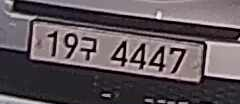
#> input picture data/bestshots/plate/ch01_plate_obj2447_20260716_041257_167.jpg, 240 x 104 px
$ python -i plate_background.py   (imports and definitions only)
#> lines starting #> are read from the running program, lines starting #| are printed output that depends on the picture; after the words box and inside, x2 and y2 are one past the last pixel; in counts of white or black regions, pixels touching at a corner belong together
#> further down, picture is the input picture: shape (104, 240, 3); mean B, G, R 90.4, 85.4, 95.5
from __future__ import annotations

from typing import Dict

import cv2
import numpy as np


def _blue_hsv_mask(hsv: np.ndarray) -> np.ndarray:
    lower = np.array([90, 35, 40], dtype=np.uint8)
    upper = np.array([126, 255, 255], dtype=np.uint8)
    return cv2.inRange(hsv, lower, upper)


def _blue_lab_mask(lab: np.ndarray) -> np.ndarray:
    L, A, B = cv2.split(lab)
    return cv2.inRange(np.stack([A, B], axis=-1), np.array([30, 20], dtype=np.uint8), np.array([145, 180], dtype=np.uint8))


def central_background_ratio(hsv: np.ndarray, roi_x: int, roi_y: int, roi_w: int, roi_h: int) -> float:
    H, W = hsv.shape[:2]
    lx = max(0, int(roi_x + 0.15 * roi_w))
    rx = min(W, int(roi_x + 0.85 * roi_w))
    ly = max(0, int(roi_y + 0.20 * roi_h))
    ry = min(H, int(roi_y + 0.80 * roi_h))
    if rx <= lx or ry <= ly:
        return 0.0
    center = hsv[ly:ry, lx:rx]
    if center.size == 0:
        return 0.0
    mask = _blue_hsv_mask(center)
    return float(np.count_nonzero(mask) / float(mask.size))


def compute_background_scores(
    plate_img: np.ndarray,
    roi_bbox: list[int] | None = None,
) -> Dict[str, float]:
    if plate_img is None or plate_img.size == 0:
        return {
            "blue_ratio": 0.0,
            "lab_score": 0.0,
            "contrast": 0.0,
        }

    hsv = cv2.cvtColor(plate_img, cv2.COLOR_BGR2HSV)
#> hsv: shape (104, 240, 3); mean H, S, V 131, 49.1, 96.5
    lab = cv2.cvtColor(plate_img, cv2.COLOR_BGR2Lab)
#> lab: shape (104, 240, 3); mean of channels 0, 1, 2 92.2, 133, 126.5

    H, W = hsv.shape[:2]
#> H = 104; W = 240
    if roi_bbox is None:
        roi_bbox = [0, 0, W, H]
#> roi_bbox = [0, 0, 240, 104]
    bx = central_background_ratio(hsv, *roi_bbox)
#> in central_background_ratio, `center = hsv[ly:ry, lx:rx]`: center: shape (63, 168, 3); mean H, S, V 121.1, 58, 105.4
#> in _blue_hsv_mask, `return cv2.inRange(hsv, lower, upper)`: returned value: shape (63, 168); every value is 0
#> bx = 0

    lab_mask = _blue_lab_mask(lab)
#> in _blue_lab_mask, `L, A, B = cv2.split(lab)`:
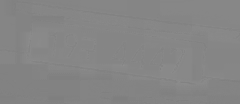
#> A: shape (104, 240); min 127, max 143, mean 133
#> in _blue_lab_mask, `return cv2.inRange(np.stack([A, B], axis=-1), np.array([30, 20], dtype..`: returned value: shape (104, 240); every value is 255
    lab_ratio = float(np.mean(lab_mask > 0))
#> lab_ratio = 1
    gray = cv2.cvtColor(plate_img, cv2.COLOR_BGR2GRAY)
    contrast = float(gray.std() / 255.0)
#> contrast = 0.235

    return {
        "blue_ratio": float(bx),
        "lab_score": float(lab_ratio),
        "contrast": float(max(0.0, min(1.0, contrast))),
    }

>>> import cv2
>>> picture = cv2.imread('../../../../data/bestshots/plate/ch01_plate_obj2447_20260716_041257_167.jpg')
>>> result = compute_background_scores(picture)
#> result = {'blue_ratio': 0, 'lab_score': 1, 'contrast': 0.235}

$ run again, on data/bestshots/plate/ch01_plate_obj2461_20260716_041343_575.jpg
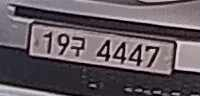
#> input picture data/bestshots/plate/ch01_plate_obj2461_20260716_041343_575.jpg, 200 x 96 px
#> picture is the input picture: shape (96, 200, 3); mean B, G, R 96, 89.3, 99.1
#> hsv: shape (96, 200, 3); mean H, S, V 148.5, 45.7, 100.6
#> lab: shape (96, 200, 3); mean of channels 0, 1, 2 96.6, 133.3, 125.4
#> center: shape (57, 140, 3); mean H, S, V 153.4, 53, 107
#> in _blue_hsv_mask, `return cv2.inRange(hsv, lower, upper)`:
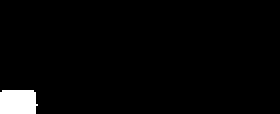
#> returned value: shape (57, 140) (shown 2 times larger); 2.7% white; 1 white region, box (x1, y1, x2, y2) and area: (0, 45, 19, 57) 215
#> bx = 0.0269
#> lab_ratio = 1
#> contrast = 0.229
#> result = {'blue_ratio': 0.0269, 'lab_score': 1, 'contrast': 0.229}
